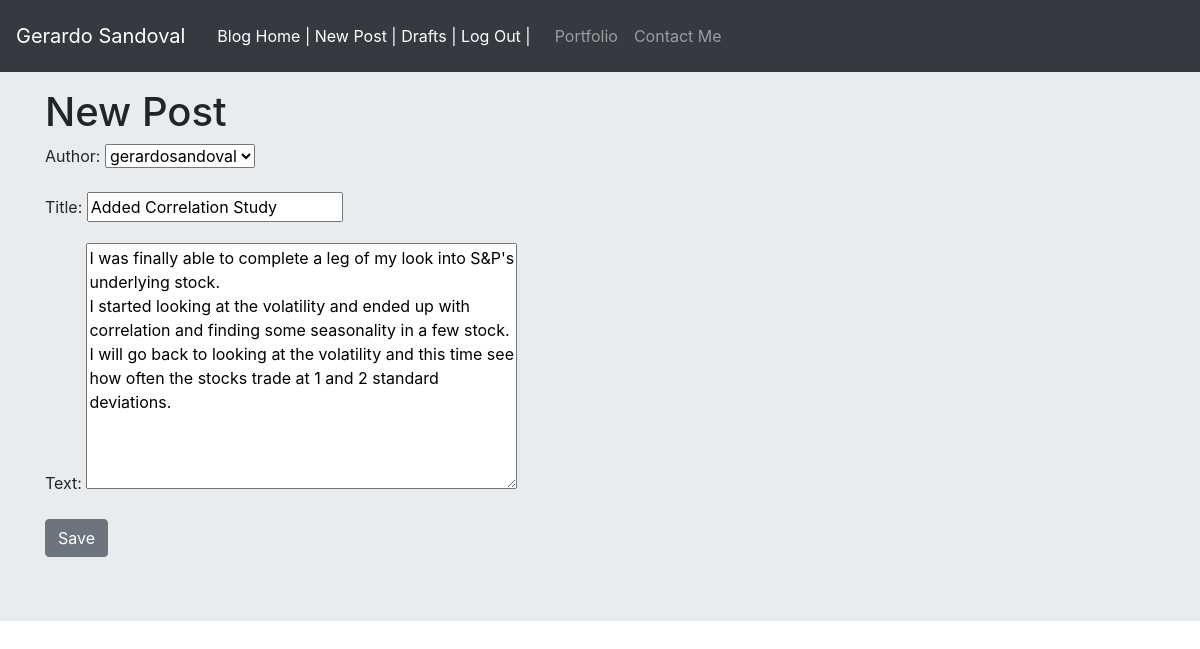
The app's page /blog/post/28/edit/ (signed in) with its own data.
### AppBlog/models.py (models this page shows, shortened)
class PostModel(models.Model):
    author = models.ForeignKey('auth.User')
    title = models.CharField(max_length=50)
    text = models.TextField()
    create_date = models.DateTimeField(default=timezone.now)
    published_date = models.DateTimeField(blank=True, null=True)

### AppBlog/views.py (the view)
# urls.py: url(r'^post/(?P<pk>\d+)/edit/$', views.PostUpdateView.as_view(),
class PostUpdateView(LoginRequiredMixin, UpdateView):
    login_url = '/login/'
    redirect_field_name = 'blog/postmodel_detail.html'
    form_class = PostForm
    model = PostModel

### AppBlog/forms.py
class PostForm(forms.ModelForm):
    class Meta():
        model = PostModel
        fields = ('author', 'title', 'text')
        widgets = {'title': forms.TextInput(attrs={'class': 'textinput'}),
                   'text': forms.Textarea(attrs={'class': 'editable\
                                                 medium-editor-textarea\
                                                 postcontent'})}

### AppBlog/templates/AppBlog/postmodel_form.html (shortened to what this page needs)
{% extends 'AppBlog/blog_base.html' %}
{% block content %}
<h1>New Post</h1>
<form class="post-form" method="POST">
  {{form.as_p}}
  <button type="submit" class="btn btn-secondary">Save</button>
</form>
{% endblock %}

### records on screen
PostModel: author "gerardosandoval", title "Added Correlation Study", text "I was finally able to complete a leg of my look into S&P's underlying stock. I started looking at the volatility and ended up with correlation and finding some seasonality in a few stock. I will go back to looking at the volatility and this time see how often the stocks trade at 1 and 2 standard deviations."
